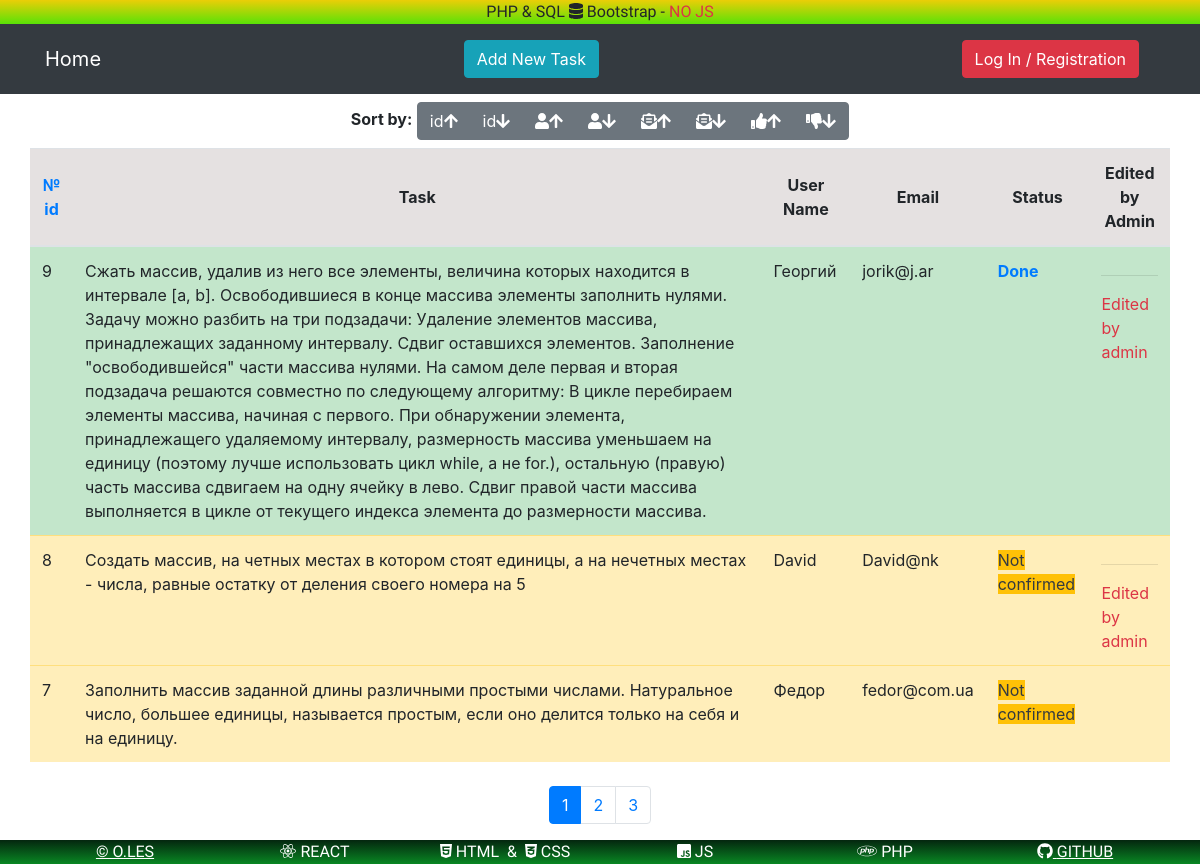
The page / on the database its author committed.
### tables this page shows
CREATE TABLE `php_task_1_tasks` (
  `id` int(11) NOT NULL,
  `task` varchar(2048) NOT NULL,
  `user_name` varchar(32) NOT NULL,
  `email` varchar(32) NOT NULL,
  `status` varchar(16) DEFAULT 'Not confirmed',
  `edit_admin` varchar(64) DEFAULT NULL
);

### core/function.php (called while the page is built, shortened)
<?php
function select_main_page($conn){
    $offset = 0;
    $desc = 'DESC';
    $order = 'id';
    $sql = "SELECT * FROM php_task_1_tasks ORDER BY ".$order." ".$desc." LIMIT ".TASK_ON_PAGE." OFFSET ".$offset*TASK_ON_PAGE;
    $result = mysqli_query($conn, $sql);
    $a = array();
    if (mysqli_num_rows($result) > 0) {
        while($row = mysqli_fetch_assoc($result)) {
            $a['data'][] = $row;
        }
    }
    $a['parameter']['desc'] = $desc;
    $a['parameter']['order'] = $order;
    $a['parameter']['page'] = $offset;
    return $a;
}
function pagination_count($conn){
    $sql = "SELECT id FROM php_task_1_tasks";
    $result = mysqli_query($conn, $sql);
    $result = mysqli_num_rows($result);
    return ceil( $result / TASK_ON_PAGE );
}

### index.php (the view, shortened to what this page needs)
<?php
require_once 'core/config_connect_function.php';
$page_name = "Home";
$full_data = select_main_page($conn);
$data = $full_data['data'];
$DESC = $full_data['parameter']['desc'];
$order = $full_data['parameter']['order'];
$page = $full_data['parameter']['page'];
$count_page = pagination_count($conn);
require_once 'template/head_html.php';
?>
<div class="container">
    <div class="col-lg-12 text-center my-2">
        <span class="font-weight-bold">Sort by:</span>
        <div class="btn-group" role="group" aria-label="Basic example">
            <button type="button" class="btn btn-secondary">
                <a href="index.php?page=<?echo $page?>&DESC=&order=id" class='text-white'>
                    id<i class="fas fa-arrow-up"></i>
                </a>
            </button>
            <button type="button" class="btn btn-secondary">
                <a href="index.php?page=<?echo $page?>&DESC=DESC&order=id" class='text-white'>
                    id<i class="fas fa-arrow-down"></i>
                </a>
            </button>
            <button type="button" class="btn btn-secondary">
                <a href="index.php?page=<?echo $page?>&DESC=&order=user_name" class='text-white'>
                    <i class="fas fa-user"></i><i class="fas fa-arrow-up"></i>
                </a>
            </button>
            <button type="button" class="btn btn-secondary">
               <a href="index.php?page=<?echo $page?>&DESC=DESC&order=user_name" class='text-white'>
                    <i class="fas fa-user"></i><i class="fas fa-arrow-down"></i>
               </a>
            </button>
            <button type="button" class="btn btn-secondary">
                <a href="index.php?page=<?echo $page?>&DESC=&order=email" class='text-white'>
                    <i class="fas fa-envelope-open-text"></i><i class="fas fa-arrow-up"></i>
                </a>
            </button>
            <button type="button" class="btn btn-secondary">
               <a href="index.php?page=<?echo $page?>&DESC=DESC&order=email" class='text-white'>
                    <i class="fas fa-envelope-open-text"></i><i class="fas fa-arrow-down"></i>
               </a>
            </button>
            <button type="button" class="btn btn-secondary">
                <a href="index.php?page=<?echo $page?>&DESC=&order=status" class='text-white'>
                    <i class="fas fa-thumbs-up"></i><i class="fas fa-arrow-up"></i>
                </a>
            </button>
            <button type="button" class="btn btn-secondary">
               <a href="index.php?page=<?echo $page?>&DESC=DESC&order=status" class='text-white'>
                    <i class="fas fa-thumbs-down"></i><i class="fas fa-arrow-down"></i>
               </a>
            </button>
        </div>
    </div>
<?
echo "<div class='row'>";
        echo '<table class="table table-striped">';
            echo '<thead style="background-color:#e5e1e1;">';
                echo '<tr>';
                if($order == 'id'){
                    echo '<th class="align-middle text-center text-primary">№ id</th>';
                } else {
                    echo '<th class="align-middle text-center">№ id</th>';
                }
                    echo '<th class="align-middle text-center">Task</th>';
                if($order == 'user_name'){
                    echo '<th class="align-middle text-center text-primary">User Name</th>';
                } else {
                    echo '<th class="align-middle text-center">User Name</th>';
                }
                if($order == 'email'){
                    echo '<th class="align-middle text-center text-primary">Email</th>';
                } else {
                    echo '<th class="align-middle text-center">Email</th>';
                }
                if($order == 'status'){
                    echo '<th class="align-middle text-center text-primary"">Status</th>';
                } else {
                    echo '<th class="align-middle text-center">Status</th>';
                }
                    echo '<th class="align-middle text-center">Edited by Admin</th>';
                echo '</tr>';
            echo '</thead>';
            echo '<tbody>';
            $out = '';
            foreach ($data as $value) {
                if($value['status'] == 'Not confirmed'){
                    $out .='<tr class="table-warning">';
                        $out .='<td class="table-warning">'.$value['id'].'</td>';
                        if (isset($_COOKIE['user_name']) && $_COOKIE['user_name']!=''
                        && $_COOKIE['user_name'] == 'admin'){
                            if (isset($_POST['formSubmitText']) && trim($_POST['formSubmitText']) =='Edit Text'
                            &&  isset($_POST['status_edit_text']) && trim($_POST['status_edit_text'] == $value['id'])){
                                $out .='<td class="table-warning">';
                                $out .='<form action="" method="POST">';
                                $out .='<div class="form-group">';
                                $out .='<input type="checkbox" class="d-none" name="status_task" checked="checked" value='.$value['id'].' />';
                                $out .="<textarea type='text' class='form-control' aria-describedby='status_text' name='status_text' >".$value['task']."</textarea>";
                                $out .='</div>';
                                $out .='<input type="submit" name="formSubmitTextDB" value="ChangeText" class="btn btn-primary float-right my-1 btn-sm">';
                                $out .='</form>';
                                $out .='<button type="button" class="btn btn-secondary float-left text-white my-1 btn-sm"/><a href="index.php" class="text-white">Cancel</button>';
                                $out .='</td>';
                            } else {
                                $out .='<td class="table-warning">'.$value['task'].'</td>';
                            };
                            $out .='<td class="table-warning">'.$value['user_name'].'</td>';
                            $out .='<td class="table-warning">'.$value['email'].'</td>';
                            $out .='<td class="table-warning">';
                            $out .='<form action="" method="POST">';
                            $out .='<input type="checkbox" class="d-none" name="status_task" checked="checked" value='.$value['id'].' />';
                            $out .='<input type="submit" name="formSubmitStatus" value="Confirm" class="btn btn-success btn-sm"/>';
                            $out .='</form>';
                            $out .='<hr>';
                            $out .='<span class="bg-warning text-dark">Not confirmed</span>';
                            $out .='</td>';
                            $out .='<td class="table-warning">';
                            $out .='<form action="" method="POST">';
                            $out .='<input type="checkbox" class="d-none" name="status_edit_text" checked="checked" value='.$value['id'].' />';
                            $out .='<input type="submit" name="formSubmitText" value="Edit Text" class="btn btn-secondary btn-sm"/>';
                            $out .='</form>';
                            if($value['edit_admin'] != null){
                                $out .='<hr>';
                                $out .='<span class="text-danger">Edited by admin</span>';
                            }
                        } else {
                            $out .='<td class="table-warning">'.$value['task'].'</td>';
                            $out .='<td class="table-warning">'.$value['user_name'].'</td>';
                            $out .='<td class="table-warning">'.$value['email'].'</td>';
                            $out .='<td class="table-warning">';
                            $out .='<span class="bg-warning text-dark">Not confirmed</span>';
                            $out .='</td>';
                            $out .='<td class="table-warning">';
                            if($value['edit_admin'] != null){
                                $out .='<hr>';
                                $out .='<span class="text-danger">Edited by admin</span>';
                            }
                        };
                        $out .= '</td>';
                } else {
                    $out .='<tr class="table-success">';
                        $out .='<td class="table-success">'.$value['id'].'</td>';
                        if (isset($_POST['formSubmitText']) && trim($_POST['formSubmitText']) =='Edit Text'
                            &&  isset($_POST['status_edit_text']) && trim($_POST['status_edit_text'] == $value['id'])){
                                $out .='<td class="table-warning">';
                                $out .='<form action="" method="POST">';
                                $out .='<div class="form-group">';
                                $out .='<input type="checkbox" class="d-none" name="status_task" checked="checked" value='.$value['id'].' />';
                                $out .="<textarea type='text' class='form-control' aria-describedby='status_text' name='status_text' >".$value['task']."</textarea>";
                                $out .='</div>';
                                $out .='<input type="submit" name="formSubmitTextDB" value="ChangeText" class="btn btn-primary float-right my-1 btn-sm">';
                                $out .='</form>';
                                $out .='<button type="button" class="btn btn-secondary float-left text-white my-1 btn-sm"/><a href="index.php" class="text-white">Cancel</button>';
                                $out .='</td>';
                            } else {
                                $out .='<td class="table-warning">'.$value['task'].'</td>';
                            };
                        $out .='<td class="table-success">'.$value['user_name'].'</td>';
                        $out .='<td class="table-success">'.$value['email'].'</td>';
                        $out .='<td class="table-success font-weight-bold text-primary">Done</td>';
                        $out .='<td class="table-warning">';
                        if($value['edit_admin'] != null){
                            $out .='<hr>';
                            $out .='<span class="text-danger">Edited by admin</span>';
                        }
                        $out .= '</td>';
                }
                $out .="</tr>";
            };
            echo $out;
        echo '</table>';
echo '</div>';
echo '<nav aria-label="Page navigation example" class="m-2">';
    echo '<ul class="pagination justify-content-center">';
        for ($i=0; $i < $count_page; $i++){
            $j = $i+1;
            if ($i == $_GET['page']) {
                echo "<li class='page-item active'><a class='page-link' href='index.php?page={$i}&DESC={$DESC}&order={$order}' class='pagination '>{$j}</a></li>";
            }
            else {
                echo "<li class='page-item'><a class='page-link' href='index.php?page={$i}&DESC={$DESC}&order={$order}' class='pagination'>{$j}</a></li>";
            }
        }
    echo '</ul>';
echo '</nav>';
echo ' </div>';
require_once 'template/footer.php';
?>

### template/head_html.php (shortened to what this page needs)
<!DOCTYPE html>
<html lang="ru">
<head>
    <link rel="stylesheet" href="css/style.css">
    <link rel="stylesheet" href="https://stackpath.bootstrapcdn.com/bootstrap/4.3.1/css/bootstrap.min.css">
</head>
<body>
<div class="wrap">
	<div class="content">
    <div class="header" >
    PHP & SQL&nbsp;<i class="fas fa-database"></i>&nbsp;Bootstrap - <span class="text-danger">NO JS</span>
    </div>
    <nav class="navbar navbar-expand-lg navbar-dark bg-dark">
      <div class="container">
        <a class="navbar-brand" href="index.php">Home</a>
        <?
          if($page_name !== "New task"){
            echo '<a href="addtask.php"><button type="button" class="btn btn-info">Add New Task</button></a>';
          };
          if (isset($_COOKIE['id']) AND isset($_COOKIE['hash'])){
            echo '<div class="nav-item nav-link text-white">Welcome '.$_COOKIE['user_name'].'</div>';
            echo '<a class="nav-item nav-link" href="logout.php"> <button type="button" class="btn btn-outline-secondary">Log Out</button></a>';
          } else {
            echo '<a class="nav-item nav-link" href="login.php"> <button type="button" class="btn btn-danger">Log In / Registration</button></a>';
          }
        ?>
      </div>
    </nav>

### template/footer.php
  </div>
    <footer class="footer">
      <div class="container">
        <div class='row text-center' >
            <div class='col-lg-2 col-md-4 col-sm-4 col-4' >
                <a href='https://resume.ts.biz.ua/' target='_blank' class='text-white' rel="noopener noreferrer">
                    <?date('Y')?> &copy; O.LES
                </a>
            </div>
            <div class='col-lg-2 col-md-4 col-sm-4 col-4'>
                <i class="fab fa-react"></i> REACT
            </div>
            <div class='col-lg-2 col-md-4 col-sm-4 col-4'>
                <i class="fab fa-html5"></i> HTML &nbsp;&&nbsp; <i class="fab fa-css3-alt"></i> CSS
            </div>
            <div class='col-lg-2 col-md-4 col-sm-4 col-4'>
                <i class="fab fa-js-square"></i> JS
            </div>
            <div class='col-lg-2 col-md-4 col-sm-4 col-4'>
                <i class="fab fa-php"></i> PHP
            </div>
            <div class='col-lg-2 col-md-4 col-sm-4 col-4' >
                <a href='https://github.com/LesAL2012?tab=repositories' target='_blank' class='text-white' rel="noopener noreferrer">
                    <i class="fab fa-github"></i> GITHUB
                </a>
            </div>
          </div >
      </div>
    </footer>
  </div>
</body>
</html>

### css/style.css (style rules this page uses)
html, body { height: 100%; }
.wrap { display: flex; flex-direction: column; height: 100%; }
.content { flex-grow: 1; flex-shrink: 0; flex-basis: auto; }
.header { background-color: chartreuse; text-align: center; font-family: 'Barlow Condensed', sans-serif; background: rgb(89,226,7); background: linear-gradient(0deg, rgba(89,226,7,1) 0%, rgba(235,206,7,1) 100%); }
.footer { flex-grow: 0; flex-shrink: 0; flex-basis: auto; text-align: center; font-family: 'Barlow Condensed', sans-serif; color: white; background: rgb(9,135,35); background: linear-gradient(0deg, rgba(9,135,35,1) 0%, rgba(4,38,15,1) 100%); }
.footer a { text-decoration: underline }

### rows shown on the page
php_task_1_tasks: id "9", task "Сжать массив, удалив из него все элементы, величина которых находится в интервале [а, b]. Освободившиеся в конце массива элементы заполнить нулями. Задачу можно разбить на три подзадачи: Удаление элементов массива, принадлежащих заданному интервалу. Сдвиг оставшихся элементов. Заполнение \"освободившейся\" части массива нулями. На самом деле первая и вторая подзадача решаются совместно по следующему алгоритму: В цикле перебираем элементы массива, начиная с первого. При обнаружении элемента, принадлежащего удаляемому интервалу, размерность массива уменьшаем на единицу (поэтому лучше использовать цикл while, а не for.), остальную (правую) часть массива сдвигаем на одну ячейку в лево. Сдвиг…", user_name "Георгий", email "jorik@j.ar", status "Done", edit_admin "Edited by admin"
php_task_1_tasks: id "8", task "Создать массив, на четных местах в котором стоят единицы, а на нечетных местах - числа, равные остатку от деления своего номера на 5", user_name "David", email "David@nk", shows "Not confirmed", edit_admin "Edited by admin"
php_task_1_tasks: id "7", task "Заполнить массив заданной длины различными простыми числами. Натуральное число, большее единицы, называется простым, если оно делится только на себя и на единицу.", user_name "Федор", email "fedor@com.ua", shows "Not confirmed"

### other values the page prints
$j "1"
$j "2"
$j "3"
